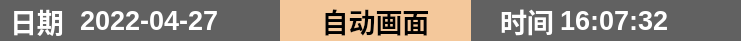
   <widget class="QWidget" name="widget" native="true">
    <property name="geometry">
     <rect>
      <x>0</x>
      <y>0</y>
      <width>741</width>
      <height>41</height>
     </rect>
    </property>
    <property name="styleSheet">
     <string notr="true">background-color: rgb(97, 97, 97);</string>
    </property>
    <widget class="QLabel" name="label">
     <property name="geometry">
      <rect>
       <x>80</x>
       <y>0</y>
       <width>191</width>
       <height>41</height>
      </rect>
     </property>
     <property name="font">
      <font>
       <pointsize>20</pointsize>
       <weight>75</weight>
       <bold>true</bold>
      </font>
     </property>
     <property name="autoFillBackground">
      <bool>false</bool>
     </property>
     <property name="styleSheet">
      <string notr="true">color: rgb(255, 255, 255);</string>
     </property>
     <property name="text">
      <string>2022-04-27</string>
     </property>
    </widget>
    <widget class="QLabel" name="label_2">
     <property name="geometry">
      <rect>
       <x>280</x>
       <y>0</y>
       <width>191</width>
       <height>41</height>
      </rect>
     </property>
     <property name="font">
      <font>
       <pointsize>20</pointsize>
       <weight>75</weight>
       <bold>true</bold>
      </font>
     </property>
     <property name="autoFillBackground">
      <bool>false</bool>
     </property>
     <property name="styleSheet">
      <string notr="true">background-color: rgb(244, 200, 155);
color: rgb(0, 0, 0);</string>
     </property>
     <property name="text">
      <string>自动画面</string>
     </property>
     <property name="alignment">
      <set>Qt::AlignCenter</set>
     </property>
    </widget>
    <widget class="QLabel" name="label_3">
     <property name="geometry">
      <rect>
       <x>560</x>
       <y>0</y>
       <width>141</width>
       <height>41</height>
      </rect>
     </property>
     <property name="font">
      <font>
       <pointsize>20</pointsize>
       <weight>75</weight>
       <bold>true</bold>
      </font>
     </property>
     <property name="autoFillBackground">
      <bool>false</bool>
     </property>
     <property name="styleSheet">
      <string notr="true">color: rgb(255, 255, 255);</string>
     </property>
     <property name="text">
      <string>16:07:32</string>
     </property>
    </widget>
    <widget class="QLabel" name="label_9">
     <property name="geometry">
      <rect>
       <x>500</x>
       <y>0</y>
       <width>61</width>
       <height>41</height>
      </rect>
     </property>
     <property name="font">
      <font>
       <pointsize>20</pointsize>
       <weight>75</weight>
       <bold>true</bold>
      </font>
     </property>
     <property name="autoFillBackground">
      <bool>false</bool>
     </property>
     <property name="styleSheet">
      <string notr="true">color: rgb(255, 255, 255);</string>
     </property>
     <property name="text">
      <string>时间</string>
     </property>
    </widget>
    <widget class="QLabel" name="label_10">
     <property name="geometry">
      <rect>
       <x>10</x>
       <y>0</y>
       <width>61</width>
       <height>41</height>
      </rect>
     </property>
     <property name="font">
      <font>
       <pointsize>20</pointsize>
       <weight>75</weight>
       <bold>true</bold>
      </font>
     </property>
     <property name="autoFillBackground">
      <bool>false</bool>
     </property>
     <property name="styleSheet">
      <string notr="true">color: rgb(255, 255, 255);</string>
     </property>
     <property name="text">
      <string>日期</string>
     </property>
    </widget>
   </widget>
